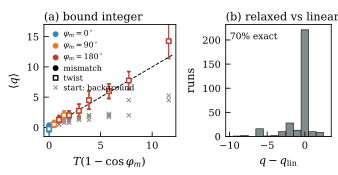

This chart was generated by the following Python code:
from style import *
import json
R=[r for r in json.load(open(Dd+'pscan_results.json')) if r.get('status')=='converged' and r.get('rhmode','s')=='s']
fig,axs=plt.subplots(1,2,figsize=(W1,1.75),gridspec_kw=dict(width_ratios=[1.25,1],wspace=0.42,left=0.13,right=0.98,bottom=0.22,top=0.86))
ax=axs[0]; cols={0:'#2e86c1',90:'#e67e22',180:'#c0392b'}
for a,mk in ((0,'o'),(90,'s')):
    for ph in (0,90,180):
        for init in ('a','b'):
            pts=[]
            for c in sorted(set(r['absC'] for r in R)):
                qs=[r['q'] for r in R if r['alpha']==a and r['phim']==ph and r['absC']==c and r['init']==init]
                if not qs: continue
                T=2*np.pi*TH*c/AC; pts.append((T*(1-np.cos(np.radians(ph))),np.mean(qs),np.std(qs)))
            pts=np.array(pts)
            if init=='a':
                ax.errorbar(pts[:,0],pts[:,1],pts[:,2],fmt=mk,ms=3.2,mfc=cols[ph] if a==0 else 'w',mec=cols[ph],ecolor=cols[ph],elinewidth=0.6,capsize=1.2,lw=0)
            else:
                ax.plot(pts[:,0],pts[:,1],'x',ms=3,color='0.55',mew=0.7)
x=np.linspace(0,12,10); ax.plot(x,x,'k--',lw=0.7,zorder=0)
ax.set_xlabel(r'$T(1-\cos\varphi_m)$'); ax.set_ylabel(r'$\langle q\rangle$'); ax.set_xlim(-0.5,12.3); ax.set_ylim(-1.5,17)
for ph,lab in ((0,r'$0^\circ$'),(90,r'$90^\circ$'),(180,r'$180^\circ$')): ax.plot([],[],'o',ms=3.2,color=cols[ph],label=r'$\varphi_m=$'+lab)
ax.plot([],[],'o',ms=3.2,mfc='k',mec='k',label='mismatch'); ax.plot([],[],'s',ms=3.2,mfc='w',mec='k',label='twist'); ax.plot([],[],'x',ms=3,color='0.55',mew=0.7,label='start: background')
ax.legend(loc='upper left',fontsize=5.6,handletextpad=0.2,labelspacing=0.25)
plabel(ax,'(a)','bound integer')
ax=axs[1]; d=np.array([r['q']-r['q_lin'] for r in R if r.get('q_lin') is not None and not (r['place']=='AA' and r['phim']==0)])
ax.hist(d,bins=np.arange(-10.5,3.6,1),color=CG,edgecolor='k',lw=0.4)
ax.set_xlabel(r'$q-q_{\rm lin}$'); ax.set_ylabel('runs'); ax.set_xlim(-10.5,3.5)
ax.text(0.04,0.93,f'{np.mean(d==0)*100:.0f}% exact',transform=ax.transAxes,fontsize=6.5,va='top')
plabel(ax,'(b)','relaxed vs linear')
save(fig,'fig10')
print(len(R),len(d),np.mean(d==0))
